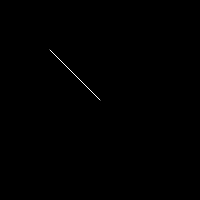
Frame 1 (no input)
Frame 60 (no input): identical to frame 1, image omitted
Frame 120 (the mouse pressed at the canvas centre since frame 60): blank canvas, image omitted

The p5.js sketch that drew this single still picture (run headless with seeded random() and noise() and a simulated clock; from frame 60 on, the mouse is pressed at the canvas centre):

// p5.js sketch
// ── sketch.js
function setup() {
    createCanvas(200,200)
}

function draw() {
    background (0)

    mousee= createVector(mouseX,mouseY)
    centerr= createVector(width/2,height/2)
    mousee.sub(centerr)
    mousee.mult(0.5)

    translate(width/2,height/2)
    stroke (255)
    line (0,0,mousee.x,mousee.y )

}
